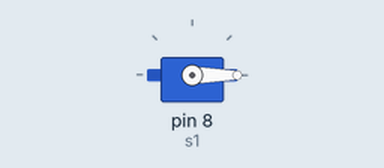
Recording of a sketch running on a simulated Arduino Uno, built with avr-gcc and run on an emulated ATmega328P. On the bench: servo.

Above: at 0.1 s.
At 19.1 s:
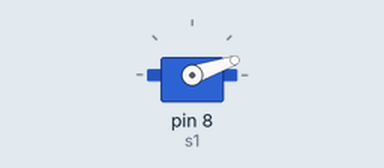
At 39.1 s:
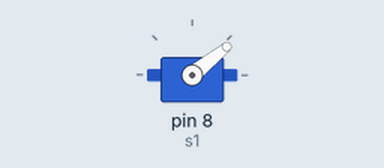
Timing chart, 0 to 40.0 s (numbered marks = the images above):
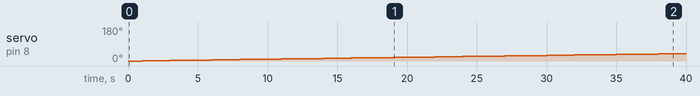

The sketch:

servo_rotation_using_loop1.ino
```cpp
#include<Servo.h>
Servo s1;
void setup()
{
  s1.attach(8);

}

void loop()
{
  for(int i=0;i<=180;i++){
    s1.write(i);
    delay(1000);

  }
  for(int i=180;i>=0;i--){
    s1.write(i);
    delay(1000);
  }
}
```

Measured:
- by itself, servo on pin 8 (s1): moves from 0° to 39° over 38.0 s
